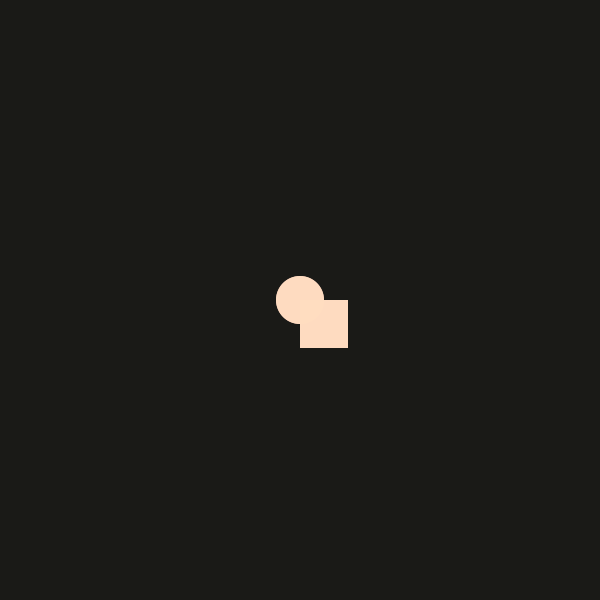
Frame 1 (no input)
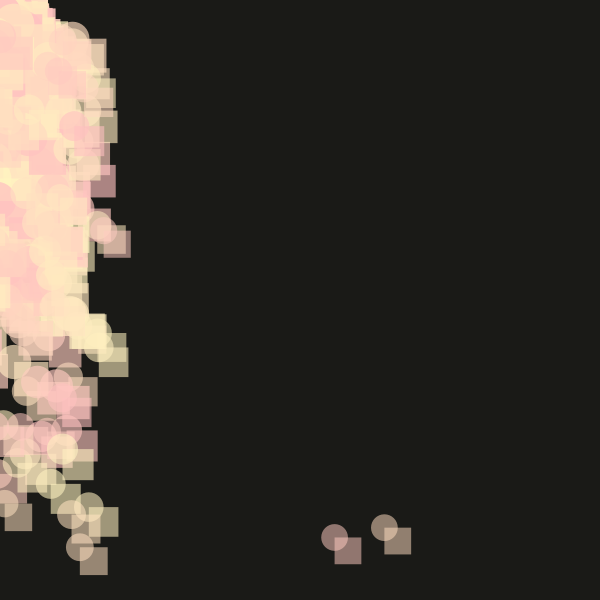
Frame 60 (the mouse pressed at the canvas centre just before this capture)
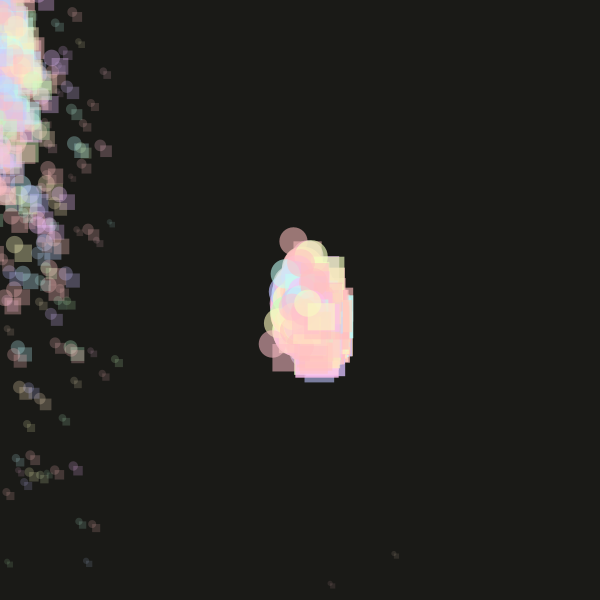
Frame 120 (the mouse held since frame 60 and released just before this capture)

The Processing sketch that drew these frames (run headless with seeded random() and noise(); from frame 60 on, the mouse is pressed at the canvas centre):

// Processing sketch: processing_92563
// ── processing_92563.pde

/*
Constantly Spawning Particle System
Written by Ka Kit Cheong, Modified by Jeannie Park, Floriano Giudice
Project C | Template 1
*/
 
ParticleSystem ps;
ParticleSystem myps;
 
void setup() {
  size(600, 600);
  smooth();
  noStroke();
  colorMode(HSB, 178, 81, 96);
  //Start the system off with just one particle.
  ps = new ParticleSystem(1, new PVector(width/2, height/2));
  noCursor();
  myps = new ParticleSystem(1, new PVector(width/2, height/2));
  noCursor();
 
   
}
 
void draw() {
  background(25,10,10,100);
  //Run the ParticleSystem object.
  ps.run();
  myps.run();
  //Add one new Particle to it each frame.
  ps.addParticle(mouseX, mouseY);
  myps.addParticle(mouseX, mouseY);
 
     
}
class Particle{
                 
                 // FIELDS
                 // PVector is a way of storing X and Y values in one object
  PVector loc;   // location
  PVector vel;   // velocity
  PVector acc;   // acceleration
  float life;    // duration
  float h;       //  hue
   
   
  Particle(PVector _loc){    // CONSTRUCTOR: assigns initial values to fields
    loc = _loc.get();
    vel = new PVector(random(-2, 2), random(0, 10), 0);
    acc = new PVector(0, random(0, 0.05), -10);
    life = 40.0;            // lower= smaller rectangles
    h = random(25);          // lower= less variations in color
  }
 
  void run(){                // FUNCTIONS (nesting display & update fcns in run)
    display();
    update();
  }
   
  void display(){
    //Fill with the selected hue. Sat/Bright = 90. Alpha is linked to the life.
    fill(h, 20, 120, life*6);
    float a = life * 1.2; // Size also linked to life.
    ellipse(loc.x, loc.y, a, a);
    rect(loc.x,loc.y,a,a);
  }
   
  void update(){
     
    // "add" for PVectors is identical to
    // velocityX += accelerationX, velocityY += accelerationY
    vel.add(acc); //Add acceleration to velocity
    loc.add(vel); //Add velocity to position
    life -= 0.3;  //Decrease the lifespan by 1.5
     
    if (mousePressed){
      h = random(230);
      vel = new PVector(random(-2, 2), random(-5, 5), 0);
      acc = new PVector(random(-0.3, 0.3), random(-0.3, 0.3), -10);
     
      
         
      
       
       
    }
     
  
  }
  /*
  void checkCollisions() {
      
    float r = circleSize/2;
      
    if ( (x<r) || (x>width-r)){
      xSpeed = -xSpeed;
    }
      
    if( (y<r) || (y>height-r)) {
      ySpeed = -ySpeed;
    }
      
  }
*/
   
  boolean dead(){
    if(life <= 0.0){ //Am I dead???
      return true;
    } else{
      return false;
    }
  }
}
/*  ParticleSystem class.
    Manages a list of Particle objects.
    We use an ArrayList because it's easier to remove things from and the size
    can change dynamically: http://www.processing.org/reference/ArrayList.html
 */
 
class ParticleSystem {
 
  ArrayList particles; //The list of Particles
  PVector origin; 
 
  ParticleSystem(int num, PVector _origin) {
    particles = new ArrayList();
    origin = _origin.get();
    //Add "num" particles to this system.
    for ( int i=0; i<num; i++) {
      particles.add(new Particle(origin));
    }
  }
 
  void run() {
    //Cycle through the list of particles
    for (int i = particles.size()-1; i>=0; i--) {
      //Grab a reference to the current particle we're looking at
      Particle p = (Particle) particles.get(i);
      //Call this particle's "run" method
      p.run();
      //Check to see if it's dead. If so, remove it from this list.
      if (p.dead()) {
        particles.remove(i);
      }
    }
  }
  //Add a single Particle
  void addParticle(float _x, float _y) {
    particles.add(new Particle(new PVector(_x, _y)));
    particles.add(new Particle(new PVector(_x, _y)));
    particles.add(new Particle(new PVector(_x, _y)));
  }
   
  //Is the particle system dead for whatever reason?
  boolean dead(){
     if(particles.isEmpty())
      return true;
     else
      return false;
  }
}
